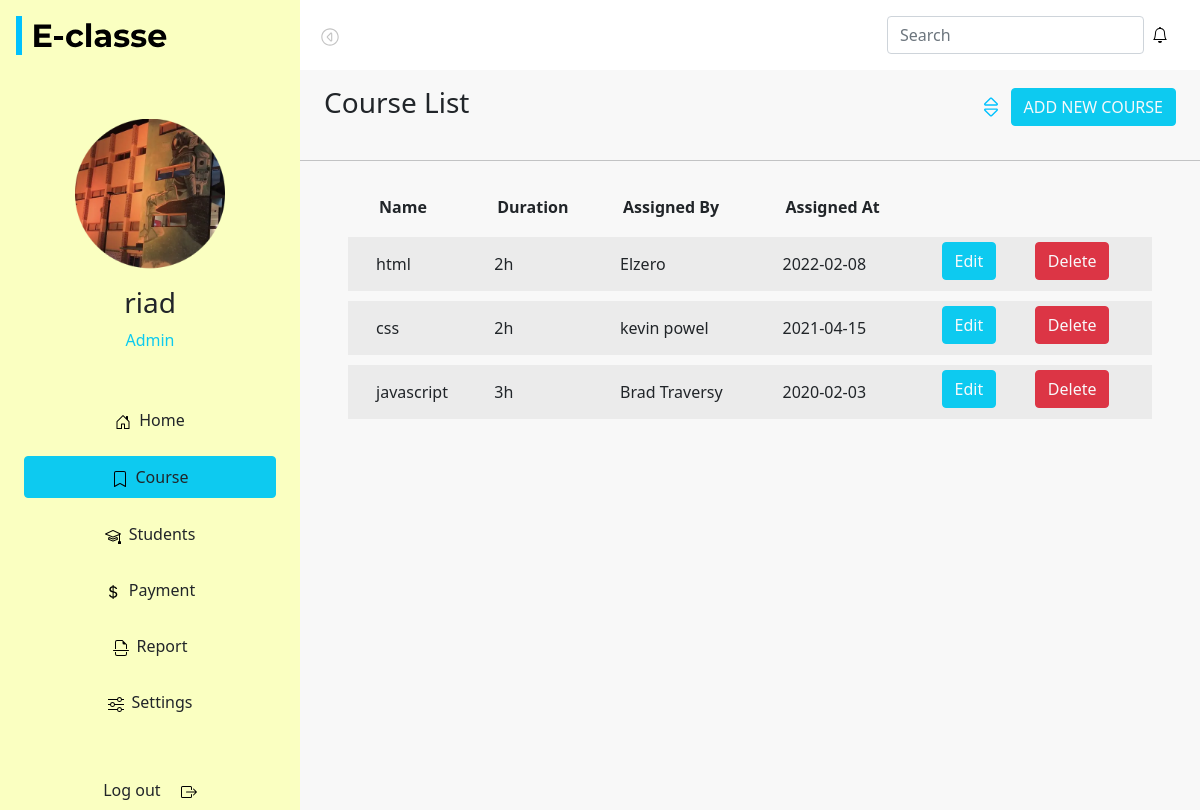
/Course.php (signed in), run on the app's committed database.
### tables this page shows
CREATE TABLE `course` (
  `id` int(11) NOT NULL,
  `namee` varchar(255) NOT NULL,
  `duration` varchar(255) NOT NULL,
  `assigned_by` varchar(255) NOT NULL,
  `assigned_at` date DEFAULT NULL
);

### Course.php (the view, shortened to what this page needs)
<!DOCTYPE html>
<html lang="en">
<head>
  <link href="./css/bootstrap.css" rel="stylesheet" />
  <link rel="stylesheet" href="./css/style.css" />
</head>
<body>
  <div class="d-flex" id="page">
    <?php
      include './includes/sidebar.php'
    ?>
    <div id="content" class="container-fluid">
      <?php
      include './includes/navbar.php';
      include './includes/db_conn.php';
      ?>
      <div class="mx-4 py-3 d-flex align-items-center justify-content-between my-nav">
        <h3>Course List</h3>
        <div>
          <img src="./images/sort.svg" class="px-2" alt="sort" />
          <button type="button" class="btn btn-info text-light" data-bs-toggle="modal" data-bs-target="#exampleModal">
            ADD NEW COURSE
          </button>
        </div>
      </div>
    </div>
    <hr />
    <?php
        $sql = 'SELECT * FROM course';
        $res = mysqli_query($con, $sql);
        $courses = mysqli_fetch_all($res, MYSQLI_ASSOC);
?>
    <div class="mx-5 tables">
      <table class="table table-borderless table-responsive table-striped">
        <thead>
          <tr>
            <th></th>
            <th>Name</th>
            <th>Duration</th>
            <th style="white-space: nowrap !important;">Assigned By</th>
            <th style="white-space: nowrap !important;">Assigned At</th>
          </tr>
        </thead>
        <?php
          foreach($courses as $course){
        ?>
        <tbody>
          <tr>
            <th></th>
            <td style="padding: 15px 5px !important; white-space: nowrap !important;"><?php echo $course['namee'] ?></td>
            <td style="padding: 15px 5px !important; white-space: nowrap !important;"><?php echo $course['duration'] ?></td>
            <td style="padding: 15px 5px !important; white-space: nowrap !important;"><?php echo $course['assigned_by'] ?></td>
            <td style="padding: 15px 5px !important; white-space: nowrap !important;"><?php echo $course['assigned_at'] ?></td>
            <?php echo '<td style="padding: 5px !important;"><a href="editc.php?id='.$course['id'].'" class="btn btn-info text-light"> Edit </a></td>'; ?>
            <?php echo '<td style="padding: 5px !important;"><a href="removec.php?id='.$course['id'].'" class="btn btn-danger text-light"> Delete </a></td>'; ?>
          </tr>
          <?php } ?>
        </tbody>
      </table>
    </div>
</body>
</html>

### css/style.css (style rules this page uses)
#content { min-width: 100vw; padding-left: 0 !important; padding-right: 0 !important; }
.table { border-collapse: separate; border-spacing: 0 10px; }
.tables { overflow-x: auto !important; }
@media (min-width: 768px) { #content { min-width: 0; width: 100%; } }

### Course.php (style rules this page uses)
body { background: #f8f8f8; }

### data on the page
course: namee "html", duration "2h", assigned_by "Elzero", assigned_at "2022-02-08"
course: namee "css", duration "2h", assigned_by "kevin powel", assigned_at "2021-04-15"
course: namee "javascript", duration "3h", assigned_by "Brad Traversy", assigned_at "2020-02-03"

### other printed values
$_SESSION["fname"] "riad"
